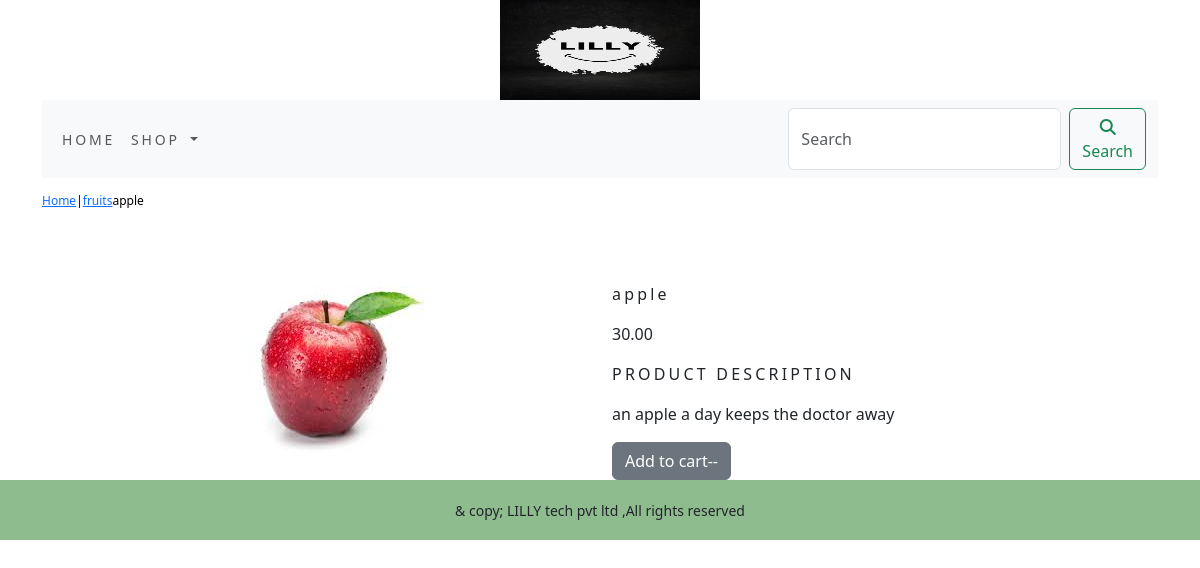
The page /shop/fruits/apple/ on the database its author committed.
### ecomapp/models.py (models this page shows, shortened)
class Product(models.Model):
    name = models.CharField(max_length=250, unique=True)
    slug = models.SlugField(max_length=250, unique=True)
    description = models.TextField(blank=True)
    price=models.DecimalField(max_digits=10,decimal_places=2)
    category=models.ForeignKey(Category,on_delete=models.CASCADE)
    image=models.ImageField(upload_to='product',blank=True)
    stock=models.IntegerField()
    available=models.BooleanField(default=True)
    created=models.DateField(auto_now_add=True)
    updated=models.DateTimeField(auto_now=True)
    class Meta:
        ordering = ('name', )
        verbose_name = 'product'
        verbose_name_plural = 'products'

class Category(models.Model):
    name=models.CharField(max_length=250,unique=True)
    slug=models.SlugField(max_length=250,unique=True)
    description=models.TextField(blank=True)
    image=models.ImageField(upload_to='category',blank=True)
    class Meta:
        ordering=('name', )
        verbose_name='category'
        verbose_name_plural='categories'
    def get_url(self):
        return reverse('ecomapp:products_by_category', args=[self.slug])
    def __str__(self):
        return '{}'.format(self.name)

### ecomapp/views.py (the view)
# urls.py: path('<slug:c_slug>/<slug:product_slug>/',views.prodetails,name='prodcatdetail')
def prodetails(request,c_slug,product_slug):
    try:
        product=Product.objects.get(category__slug=c_slug,slug=product_slug)
    except Exception as e:
        raise e
    return render(request,'product.html',{'product':product})

### cart/context_processors.py (called while the page is built)
def counter(request):
    item_count=0
    if 'admin' in request.path:
        return {}
    else:
        try:
            cart=Cart.objects.filter(cart_id=cart_id(request))
            cart_items=CartItem.objects.all().filter(cart=cart[:1])
            for cart_item in cart_items:
                item_count +=cart_item.quantity
        except Cart.DoesNotExist:
            item_count=0
    return dict(item_count=item_count)

### cart/views.py (called while the page is built)
def cart_id(request):
    cart = request.session.session_key
    if not cart:
        cart = request.session.create()
    return cart

### ecomapp/context_processors.py (called while the page is built)
def menu_links(request):
    links = Category.objects.all()
    return dict(links=links)

### templates/product.html (shortened to what this page needs)
{% extends 'base.html' %}
{% load static %}
{% block content %}
<div class="row my_prod_row_class">
    <div class="mx_auto">
        <p><a href="{% url 'ecomapp:allprodcat' %}" >Home</a>|<a href="{{product.category.get_url}}">{{product.category}}</a>{{product.name}} </p>
    </div>
</div>
<div class="container">
    <br>
    <div class="row">
       <div class="col-12 col-sm-12 col-md-12 col-lg-6 text-center">
          <div style="min-width:18rem">
            <img src="{{product.image.url}}" alt="{{product.name}}">
        </div>
    </div>
        <div class="col-12 col-sm-12 col-md-12 col-lg-6">
            <div>
            <h1 class="my_prod_title">{{product.name}}</h1>
            <p>{{product.price}}</p>
            <p class="my_title">Product Description</p>
            <p class="text-justify my_prod_text">{{product.description}}</p>
            {% if product.stock <= 0 %}
            <p class="text-justify my_prod_text"><b>Out of stock</b></p>
            {% else %}
            <a class="btn btn-secondary" href="{% url 'cart:add_cart' product.id %}" >Add to cart--</a>
            {% endif %}
           </div>
        </div>
    </div>
</div>
{% endblock %}

### static/css/custom.css (style rules this page uses)
.my_title { font-size:16px; text-transform:uppercase; letter-spacing:0.2em; }
.my_prod_row_class { padding-top:14px; padding-bottom:20px; }
.my_prod_row_class .mx_auto { color:#000; font-size:12px; text-decoration:none; }
.my_prod_title { font-size:16px; letter-transform:uppercase; letter-spacing:0.2em; padding-top:15px; padding-bottom:10px; }
.my_prod_text { padding-right:20px; }

### rows shown on the page
Product: category "fruits", name "apple", image (picture), price "30.00", description "an apple a day keeps the doctor away"
